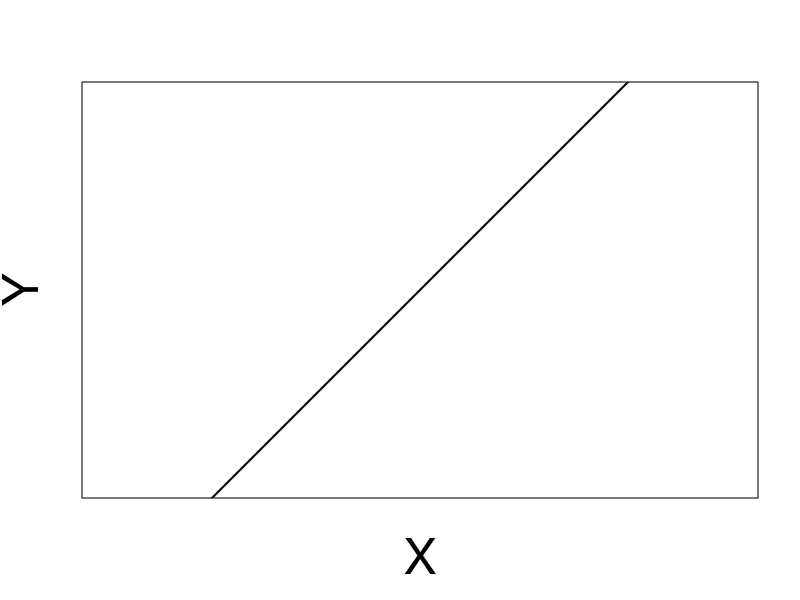
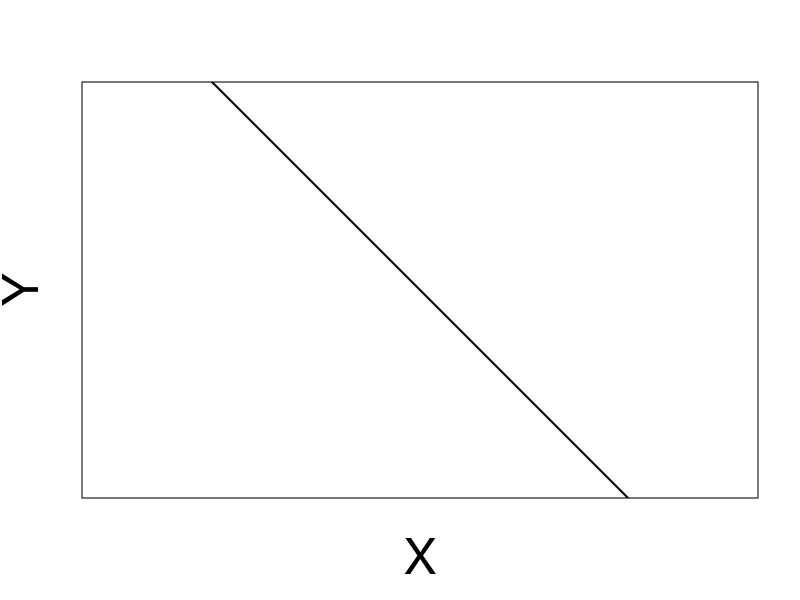
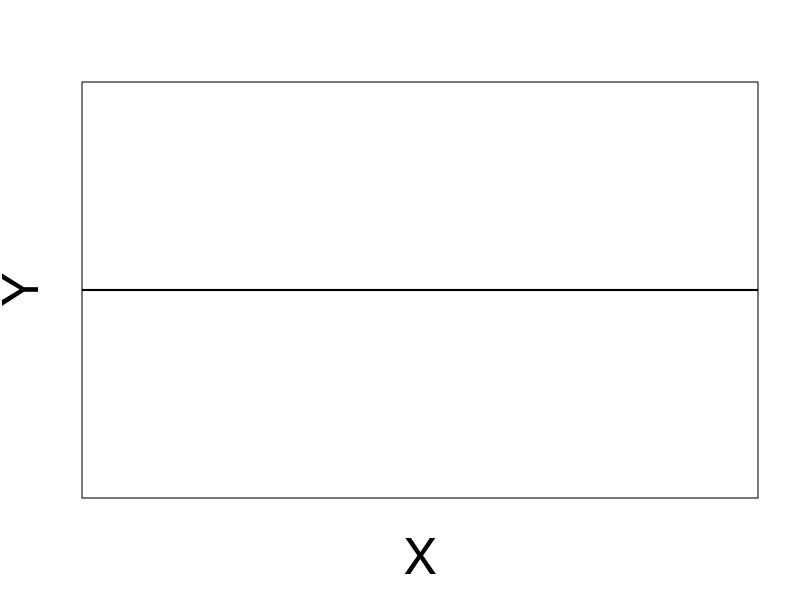
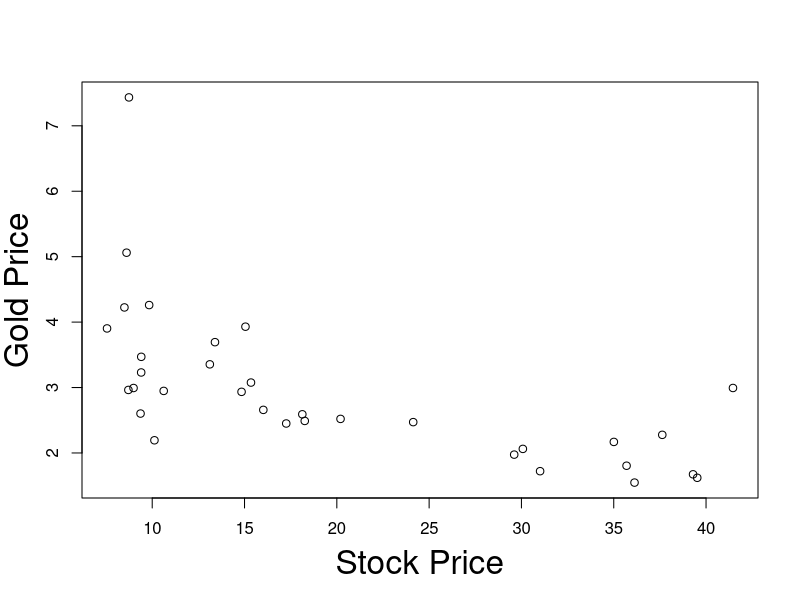
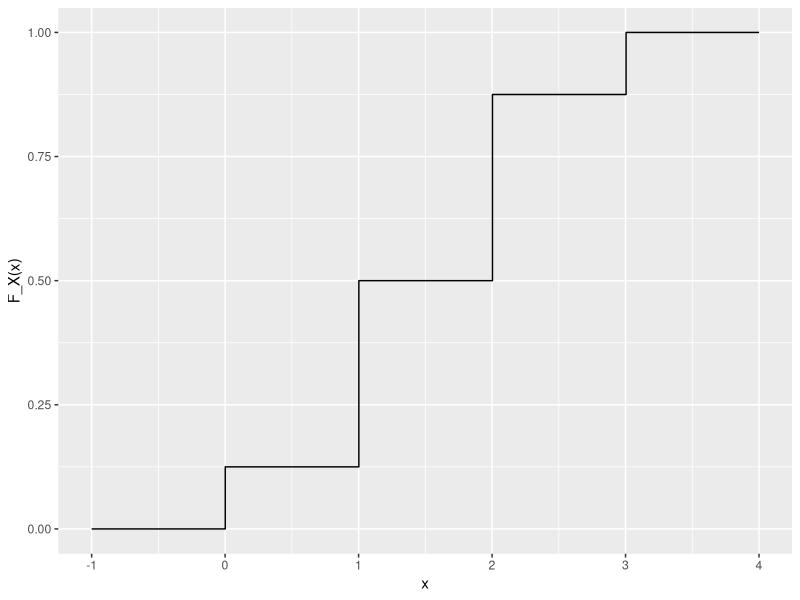
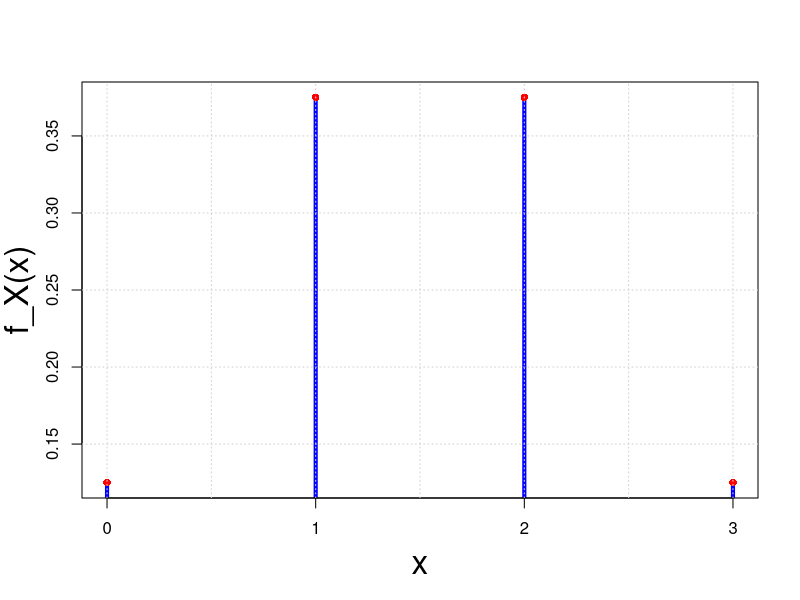

The R source for these figures, in order:
#
#
#
#
#
#
#
#
#
#
#
#
#
#
#
#
#
#
#
#
#
#
#
#
#
#
#
#
#
#
#
#
#
#
#
#
#
#
#
#
#
#
#
#
#
#
#
#
#
#
#
#
#
#
#
#
#
#
#
#
#
#
#
#
#
#
#
#
#
#
#
#
#
#
#
#
#
#
#
#
#
#
#
#
#
#
#
#
#
#
#
#
#
#
#
#
#
#
#
#
#
#
#
#
#
#
#
#
#
#
#
#
#
#
#
#
#
#
#
#
#
#
#
#
#
#
#
#
#
#
#
#
#
#
#
#
#
#
#
#
#
#
#
#
#
#
#
#
#
#
#
#
#
#
#
#
#
#
#
#
#
#
#
#
#
#
#
#
#
#
#
#
#
#
#
#
#
#
#
#
#
#
#
#
#
#
#
#
#
#
#
#
#
#
#
#
#
#
#
#
#
#
#
#
#
#
#
#
#
#
#
#
#
#
#
#
#
#
#
#
#
#
#
#
#
#
#
#
#
#
#
#
#
#
#
#
#
#
#
#
#
#
#
#
#
#
#
#
#
#
#
#
#
#
#
#
#
#
#
#
#
#
#
#
#
#
#
#
#
#
#
#
#
#
#
#
#
#
#
#
#
#
#
#
#
#
#
#
#
#
#
#
#
#
#
#
#
#
#
#
#
#
#
#
#
#
#
#
#
#
#
#
#
#
#
#
#
#
#
#
#
#
#
#
#
#
#
#
#
#
#
#
#
#
#
#
#
#
#
#
#
#
#
#
#
#
#
#
#
#
#
#
#
#
#
#
#
#
#
#
#
#
#
#
#
#
#
#
#
#
#
#
#
#
#
#
#
#
#
#
#
#
#
#
#
#
#
#
#
#
#
#
#
#
#
#
#
#
#
#
#
#
#
#
#
#
#
#
#
#
#
#
#
#
#| echo: false
#| fig-asp: 1


# Create a scatter plot with no data points (type = "n")
plot(
  1, 1, 
  type = "n", 
  xlab = "", 
  ylab = "", 
  xlim = c(0, 5), 
  ylim = c(0, 5), 
  frame.plot = TRUE, 
  axes = FALSE, 
  asp = 1)


mtext("X", side=1, line=3, cex=3)
mtext("Y", side=2, line=2, cex=3)

# Add the line y = x
abline(
  a = 0, 
  b = 1, 
  col = "black", 
  lwd = 2)

#
#
#
#
#
#
#
#
#
#
#| echo: false
#| fig-asp: 1


# Create a scatter plot with no data points (type = "n")
plot(
  1, 1, 
  type = "n", 
  xlab = "", 
  ylab = "", 
  xlim = c(-3, 3), 
  ylim = c(-3, 3), 
  frame.plot = TRUE, 
  axes = FALSE, 
  asp = 1)



mtext("X", side=1, line=3, cex=3)
mtext("Y", side=2, line=2, cex=3)

# Add the line y = x
abline(
  a = 0, 
  b = -1, 
  col = "black", 
  lwd = 2)

#
#
#
#
#
#
#
#
#
#
#
#| echo: false
#| fig-asp: 1


# Create a scatter plot with no data points (type = "n")
plot(
  1, 1, 
  type = "n", 
  xlab = "", 
  ylab = "", 
  xlim = c(0, 5), 
  ylim = c(0, 5), 
  frame.plot = TRUE, 
  axes = FALSE, 
  asp = 1)


mtext("X", side=1, line=3, cex=3)
mtext("Y", side=2, line=2, cex=3)

# Add the line y = x
abline(
  a = 2.5, 
  b = 0, 
  col = "black", 
  lwd = 2)

#
#
#
#
#
#
#
#
#
#
#
#
#
#
#
#
#
#
#
#
#
#
#
#
#
#
#
#
#
#
#
#
#| echo: false
#| layout-ncol: 1

data <- read.table("datasets/L3eg1data.txt")

#Add column labels to data
colnames(data) <- c("Stock Price","Gold Price")

# Output markdown table from data
knitr::kable(
  list(data[1:11,], data[12:22,], data[23:33,]),
  row.names = TRUE,
  format = "html", 
  table.attr = 'class="table simple table-striped table-hover"',
) 


#
#
#
#
#
#
#
#
#
#
#
#
#
#
#
#
#
#
#
#
#
#
#
#
#
#
#
#
#
#
#
#
#
#
#| echo: false
#| fig-asp: 1

data1 <- read.table("datasets/L3eg1data.txt")
realgoldprice<-data1[,1]
realstockprice<-data1[,2]
plot(realstockprice, 
  realgoldprice, 
  xlab="", 
  ylab="")

mtext("Stock Price", side=1, line=3, cex=2)
mtext("Gold Price", side=2, line=2.5, cex=2)

#
#
#
#
#
#
#
#
#
#
#
#
#
#
#
#
#
#
#
#
#
#
#
#
#
#
#
#
#
#
#
#
#
#
#
#
#
#
#
#
#
#
#
#
#
#
#
#
#
#
#
#
#
#
#
#
#
#
#
#
#
#
#
#
#
#
#
#
#
#
#
#
#
#
#
#
#
#
#
#
#
#
#
#
#
#
#
#
#
#
#
#
#
#
#
#
#
#
#
#
#
#
#
#
#
#
#
#
#
#
#
#
#
#
#
#
#
#
#
#
#
#
#
#
#
#
#
#
#
#
#
#
#
#
#
#
#
#
#
#
#
#
#
#
#
#
#
#
#
#
#
#
#
#
#
#
#
#
#
#
#
#
#
#
#
#
#
#
#
#
#
#
#
#
#
#
#
#
#
#
#
#
#
#
#
#
#
#
#
#
#
#
#
#
#
#
#
#
#
#
#
#
#
#
#
#
#
#
#
#
#
#
#
#
#
#
#
#
#
#
#
#
#
#
#
#
#
#
#
#
#
#
#
#
#
#
#
#
#
#
#
#
#
#
#
#
#
#
#
#
#
#
#
#
#
#
#
#
#
#
#
#
#
#
#
#
#
#
#
#
#
#
#
#
#
#
#
#
#
#
#
#
#
#
#
#
#
#
#
#
#
#
#
#
#
#
#
#
#
#
#
#
#
#
#
#
#
#
#
#
#
#
#
#
#
#
#
#
#
#
#
#
#
#
#
#
#
#
#
#
#
#
#
#
#
#
#
#
#
#
#
#
#
#
#
#
#
#
#
#
#
#
#
#
#
#
#
#
#
#
#
#
#
#
#
#
#
#
#
#
#
#
#
#
#
#
#
#
#
#
#
#
#
#
#
#
#
#
#
#
#
#
#
#
#
#
#
#
#
#
#
#
#
#
#
#
#
#
#
#
#
#
#
#
#
#
#
#
#
#
#
#
#
#
#
#
#
#
#
#
#
#
#
#
#
#
#
#
#
#
#
#
#
#
#
#
#
#
#
#
#
#
#
#
#
#
#
#
#
#
#
#
#
#
#
#
#
#
#
#
#
#
#
#
#
#
#
#
#
#
#
#
#
#
#
#
#
#
#
#
#
#
#
#
#
#
#
#
#
#
#
#
#
#
#
#
#
#
#
#
#
#
#
#
#
#
#
#
#
#
#
#
#
#
#
#
#
#
#
#
#
#
#
#
#
#
#
#
#
#
#
#
#
#
#
#
#
#
#
#
#
#
#
#
#
#
#
#
#
#
#
#
#
#
#
#
#
#
#
#
#
#
#
#
#
#
#
#
#
#
#
#
#
#
#
#
#
#
#
#
#
#
#
#
#
#
#
#
#
#
#
#
#
#
#
#
#
#
#
#
#
#
#
#
#
#
#
#
#
#
#
#
#
#
#
#
#
#
#
#
#
#
#
#
#
#
#
#
#
#
#
#
#
#
#
#
#
#
#
#
#
#
#
#
#
#
#
#
#
#
#
#
#
#
#
#
#
#
#
#
#
#
#
#
#
#
#
#
#
#
#
#
#
#
#
#
#
#
#
#
#
#
#
#
#
#
#
#
#
#
#
#
#
#
#
#
#
#
#
#
#
#
#
#
#
#
#
#
#
#
#
#
#
#
#
#
#
#
#
#
#
#
#
#
#
#
#
#
#
#
#
#
#
#
#
#
#
#
#
#
#
#
#
#
#
#
#
#
#
#
#
#
#
#
#
#
#
#
#
#
#
#
#
#
#
#
#
#
#
#
#
#
#
#
#
#
#
#
#
#
#
#
#
#
#
#
#
#
#
#
#
#
#
#
#
#
#
#
#
#
#
#
#
#
#
#
#
#
#
#
#
#
#
#
#
#
#
#
#
#
#
#
#
#
#
#
#
#
#
#
#
#
#

# Install and load the necessary package
# install.packages("ggplot2")
library(ggplot2)

# Define the step function
step_function <- function(x) {
  if (x < 0) {
    return(0)
  } else if (x < 1) {
    return(1/8)
  } else if (x < 2) {
    return(1/2)
  } else if (x < 3) {
    return(7/8)
  } else {
    return(1)
  }
}

# Generate x values
x_values <- seq(-1, 4, length.out = 1000)

# Calculate corresponding y values using the step function
y_values <- sapply(x_values, step_function)

# Create a data frame for ggplot
df <- data.frame(x = x_values, y = y_values)

# Plot the step function
ggplot(df, aes(x, y)) +
  geom_step() +
  labs(x = "x",
       y = "F_X(x)")

#
#
#
#
#
#
#
#
#
#
#
#
#
#
#
#
#
#
#
#
#
#
#
#
#
#
#
#
#
#
#
#
#
#
#
#
#
#
#
#
#
#
#
#
#
#
#
#
#
#
#
#
#
#
#
#
#
#
#
#
#
#
#
#
#
#
#
#
#
#
#
#
#
#
#
#
#
#
#
#
#
#
#
#
#
#
#
#
#
#
#
#
#
#
#
#
#
#
#
#
#
# Example data
values <- c(0, 1, 2, 3)
probabilities <- c(1/8, 3/8, 3/8, 1/8)

# Plot PMF
plot(values, 
    probabilities, 
    xlab = "",
    ylab = "",
    xaxt='n',
    type="h", 
    lwd=4, 
    col="blue")

axis(1, at = values,labels = T)
mtext("x", side=1, line=3, cex=2)
mtext("f_X(x)", side=2, line=2.5, cex=2)

points(values, probabilities, col = "red", pch = 16)

grid()
#
#
#
#
#
#
#
#
#
#
#
#
#
#
#
#
#
#
#
#
#
#
#
#
#
#
#
#
#
#
#
#
#
#
#
#
#
#
#
#
#
#
#
#
#
#
#
#
#
#
#
#
#
#
#
#
#
#
#
#
#
#
#
#
#
#
#
#
#
#
#
#
#
#
#
#
#
#
#
#
#
#
#
#
#
#
#
#
#
#
#
#
#
#
#
#
#
#
#
#
#
#
#
#
#
#
#
#
#
#
#
#
#
#
#
#
#
#
#
#
#
#
#
#
#
#
#
#
#
#
#
#
#
#
#
#
#
#
#
#
#
#
#
#
#
#
#
#
#
#
#
#
#
#
#
#
#
#
#
#
#
#
#
#
#
#
#
#
#
#
#
#
#
#
#
#
#
#
#
#
#
#
#
#
#
#
#
#
#
#
#
#
#
#
#
#
#
#
#
#
#
#
#
#
#
#
#
#
#
#
#
#
#
#
#
#
#
#
#
#
#
#
#
#
#
#
#
#
#
#
#
#
#
#
#
#
#
#
#
#
#
#
#
#
#
#
#
#
#
#
#
#
#
#
#
#
#
#
#
#
#
#
#
#
#
#
#
#
#
#
#
#
#
#
#
#
#
#
#
#
#
#
#
#
#
#
#
#
#
#
#
#
#
#
#
#
#
#
#
#
#
#
#
#
#
#
#
#
#
#
#| echo: false
#| layout-ncol: 3
#| tbl-cap: "Dataset with 33 entries for Stock and Gold price pairs"

# Read dataset
data <- read.table("datasets/L3eg1data.txt")

#Add column labels to data
colnames(data) <- c("Stock Price","Gold Price")

# Output markdown table from data

knitr::kable(data[1:11,], row.names = TRUE)

knitr::kable(data[12:22,], row.names = TRUE)

knitr::kable(data[23:33,], row.names = TRUE)

#
#
#
#
#
#
#
#
#
